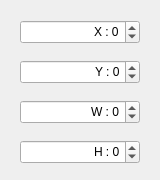
<?xml version="1.0" encoding="UTF-8"?>
<ui version="4.0">
 <class>CtrlPadRect</class>
 <widget class="QWidget" name="CtrlPadRect">
  <property name="geometry">
   <rect>
    <x>0</x>
    <y>0</y>
    <width>160</width>
    <height>180</height>
   </rect>
  </property>
  <property name="windowTitle">
   <string>Rectangle Editor</string>
  </property>
  <widget class="QSpinBox" name="X">
   <property name="geometry">
    <rect>
     <x>20</x>
     <y>20</y>
     <width>120</width>
     <height>24</height>
    </rect>
   </property>
   <property name="alignment">
    <set>Qt::AlignRight|Qt::AlignTrailing|Qt::AlignVCenter</set>
   </property>
   <property name="prefix">
    <string>X : </string>
   </property>
   <property name="minimum">
    <number>-999999999</number>
   </property>
   <property name="maximum">
    <number>999999999</number>
   </property>
  </widget>
  <widget class="QSpinBox" name="Y">
   <property name="geometry">
    <rect>
     <x>20</x>
     <y>60</y>
     <width>120</width>
     <height>24</height>
    </rect>
   </property>
   <property name="alignment">
    <set>Qt::AlignRight|Qt::AlignTrailing|Qt::AlignVCenter</set>
   </property>
   <property name="prefix">
    <string>Y : </string>
   </property>
   <property name="minimum">
    <number>-999999999</number>
   </property>
   <property name="maximum">
    <number>999999999</number>
   </property>
  </widget>
  <widget class="QSpinBox" name="W">
   <property name="geometry">
    <rect>
     <x>20</x>
     <y>100</y>
     <width>120</width>
     <height>24</height>
    </rect>
   </property>
   <property name="alignment">
    <set>Qt::AlignRight|Qt::AlignTrailing|Qt::AlignVCenter</set>
   </property>
   <property name="prefix">
    <string>W : </string>
   </property>
   <property name="minimum">
    <number>-999999999</number>
   </property>
   <property name="maximum">
    <number>999999999</number>
   </property>
  </widget>
  <widget class="QSpinBox" name="H">
   <property name="geometry">
    <rect>
     <x>20</x>
     <y>140</y>
     <width>120</width>
     <height>24</height>
    </rect>
   </property>
   <property name="alignment">
    <set>Qt::AlignRight|Qt::AlignTrailing|Qt::AlignVCenter</set>
   </property>
   <property name="prefix">
    <string>H : </string>
   </property>
   <property name="minimum">
    <number>-999999999</number>
   </property>
   <property name="maximum">
    <number>999999999</number>
   </property>
  </widget>
 </widget>
 <resources/>
 <connections>
  <connection>
   <sender>X</sender>
   <signal>valueChanged(int)</signal>
   <receiver>CtrlPadRect</receiver>
   <slot>ValueChanged(int)</slot>
   <hints>
    <hint type="sourcelabel">
     <x>79</x>
     <y>31</y>
    </hint>
    <hint type="destinationlabel">
     <x>79</x>
     <y>89</y>
    </hint>
   </hints>
  </connection>
  <connection>
   <sender>Y</sender>
   <signal>valueChanged(int)</signal>
   <receiver>CtrlPadRect</receiver>
   <slot>ValueChanged(int)</slot>
   <hints>
    <hint type="sourcelabel">
     <x>79</x>
     <y>71</y>
    </hint>
    <hint type="destinationlabel">
     <x>79</x>
     <y>89</y>
    </hint>
   </hints>
  </connection>
  <connection>
   <sender>W</sender>
   <signal>valueChanged(int)</signal>
   <receiver>CtrlPadRect</receiver>
   <slot>ValueChanged(int)</slot>
   <hints>
    <hint type="sourcelabel">
     <x>79</x>
     <y>111</y>
    </hint>
    <hint type="destinationlabel">
     <x>79</x>
     <y>89</y>
    </hint>
   </hints>
  </connection>
  <connection>
   <sender>H</sender>
   <signal>valueChanged(int)</signal>
   <receiver>CtrlPadRect</receiver>
   <slot>ValueChanged(int)</slot>
   <hints>
    <hint type="sourcelabel">
     <x>79</x>
     <y>151</y>
    </hint>
    <hint type="destinationlabel">
     <x>79</x>
     <y>89</y>
    </hint>
   </hints>
  </connection>
 </connections>
</ui>
